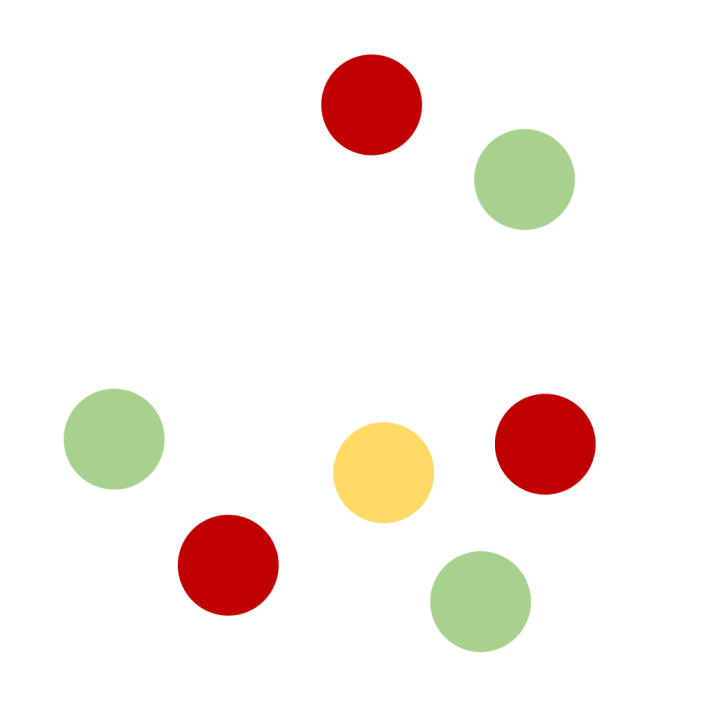
#> input picture 19_2_Hough_Circle_Transform.png, 719 x 720 px
$ python HoughCircleTransform.py
#> lines starting #> are read from the running program, lines starting #| are printed output that depends on the picture
import cv2
import numpy as np

original = cv2.imread("19_2_Hough_Circle_Transform.png")
#> original is the input picture: shape (720, 719, 3); mean B, G, R 235.6, 240.5, 248.1
img = cv2.cvtColor(original, cv2.COLOR_BGR2GRAY)
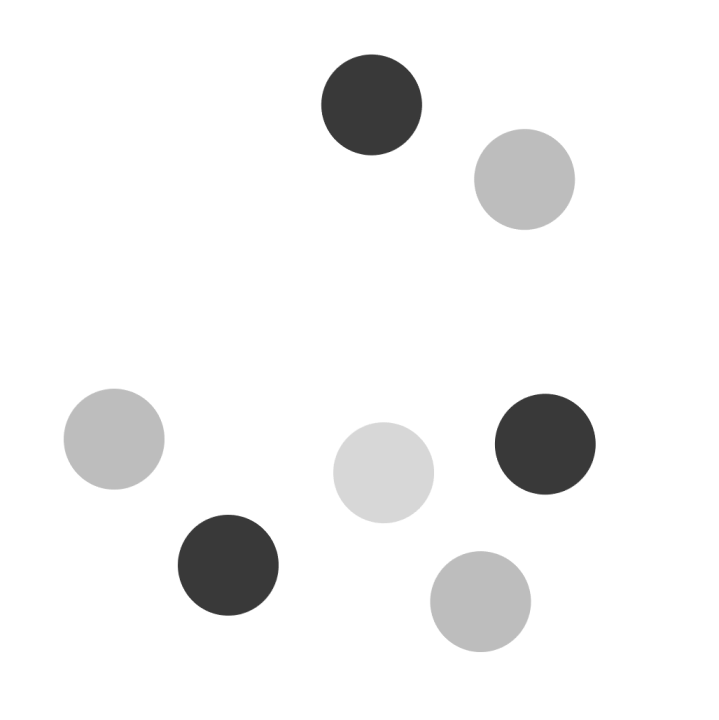
#> img: shape (720, 719); min 57, max 255, mean 242.2
img = cv2.medianBlur(img, 5)

cimg = cv2.cvtColor(img, cv2.COLOR_GRAY2BGR)
circles = cv2.HoughCircles(img, cv2.HOUGH_GRADIENT, 1, 20, param1=50,
param2=25, minRadius=0, maxRadius=0)
#> circles = [[113.5, 438.5, 50.8], [227.5, 564.5, 50.8], [480.5, 601.5, 49.9], [544.5, 443.5, 50.8], [371.5, 104.5, 50.8], [524.5, 179.5, 50.2], [383.5, 472.5, 49.9]]
circles = np.uint16(np.around(circles))
#> circles = [[114, 438, 51], [228, 564, 51], [480, 602, 50], [544, 444, 51], [372, 104, 51], [524, 180, 50], [384, 472, 50]]

for i in circles[0,:]:
    cv2.circle(cimg, (i[0], i[1]), i[2], (51, 102, 255), 5)
    cv2.circle(cimg, (i[0], i[1]), 2, (153, 255, 153), 5)
#> this loop made 7 passes
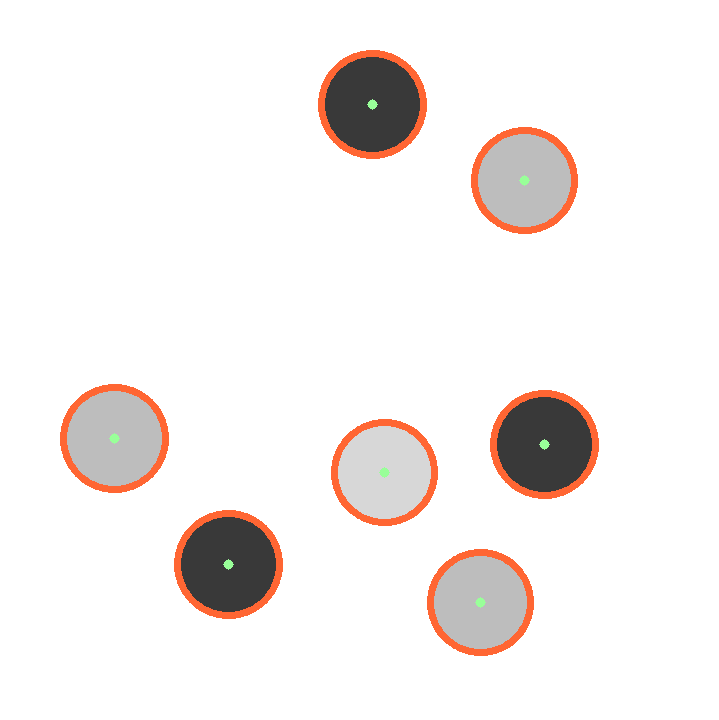
#> cimg: shape (720, 719, 3); mean B, G, R 237.6, 239.3, 243.7

cv2.imshow("JetsonNano_Original", original)
cv2.imshow("JetsonNano_Circle", cimg)

cv2.waitKey(0)
